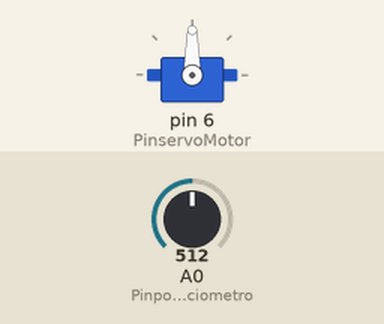
The sketch below on a simulated Arduino Uno, built with avr-gcc and run on an emulated ATmega328P. On the bench: servo. The inputs (shaded band) are chosen by the test bench; at power-on: A0 (Pinpotenciometro) = 512. What the sketch prints to the serial monitor is not drawn.

Above: at 1.2 s.
1.3 s: A0 (Pinpotenciometro) set to 716
At 2.5 s:
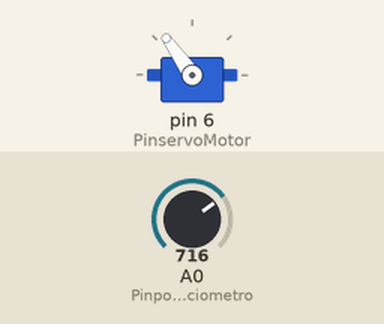
2.8 s: A0 (Pinpotenciometro) set to 900
At 4.0 s:
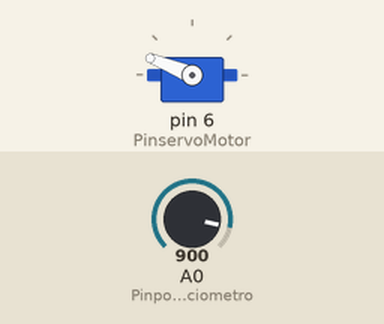
4.3 s: A0 (Pinpotenciometro) set to 1023
At 5.5 s:
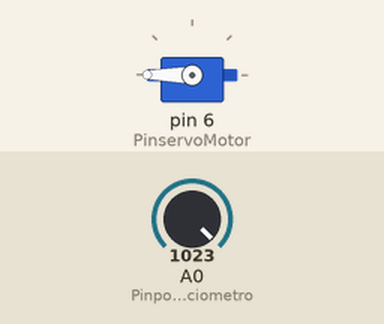
5.8 s: A0 (Pinpotenciometro) set to 306
At 6.2 s:
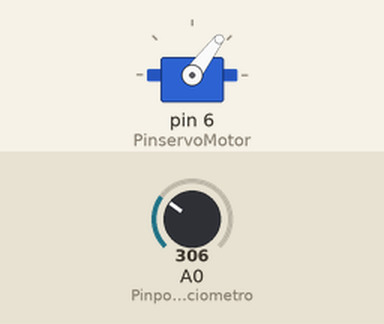
7.3 s: A0 (Pinpotenciometro) set to 122
At 8.5 s:
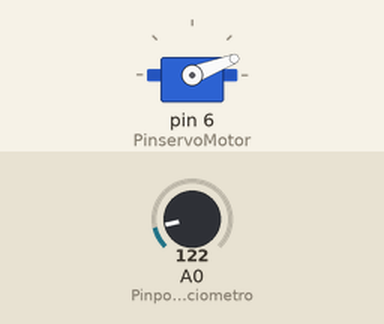
8.8 s: A0 (Pinpotenciometro) set to 0
At 10.0 s:
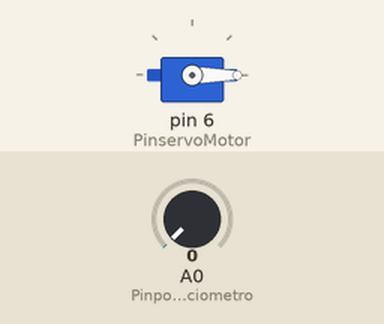
Timing chart, 0 to 11.3 s (numbered marks = the images above; inputs shaded):
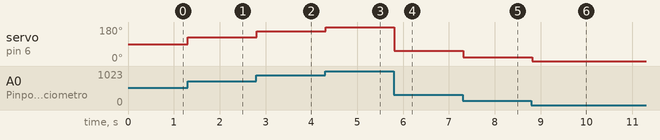

The sketch:

sketch_jun10aControllingServoPosition.ino
```cpp
#include "Servo.h"
Servo servo;
int Pinpotenciometro = 0;
int PinservoMotor = 6;
int valorPot;
int valorMotor = 0;
void setup() {
  servo.attach(PinservoMotor);
  Serial.begin(9600);
}
void loop() {
  valorPot = analogRead(Pinpotenciometro);
  valorMotor = map(valorPot, 0, 1023, 0, 180);
  servo.write (valorMotor);
  Serial.print(valorMotor);
  delay(20);
}
```

Measured:
- after the input at 1.3 s, servo on pin 6 (PinservoMotor): 90° → 125° at once
- after the input at 2.8 s, servo on pin 6 (PinservoMotor): 125° → 158° at once
- after the input at 4.3 s, servo on pin 6 (PinservoMotor): 158° → 180° at once
- after the input at 5.8 s, servo on pin 6 (PinservoMotor): 180° → 53° at once
- after the input at 7.3 s, servo on pin 6 (PinservoMotor): 53° → 21° at once
- after the input at 8.8 s, servo on pin 6 (PinservoMotor): 21° → 0° at once
